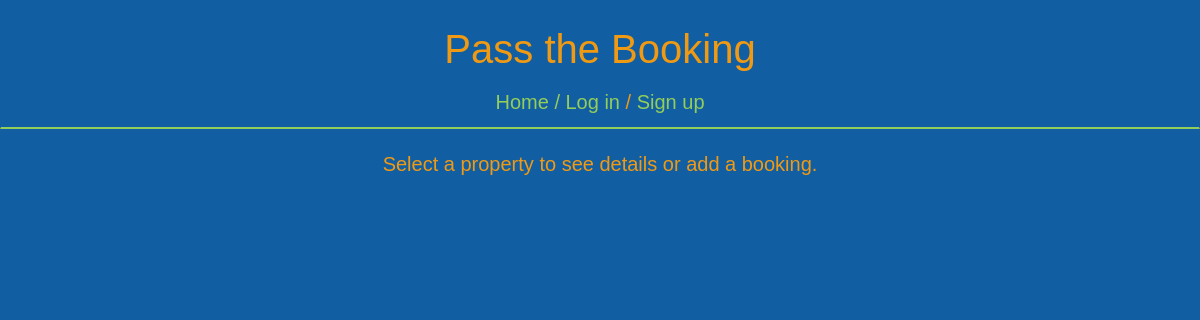
Before: /properties/ with the older database file.
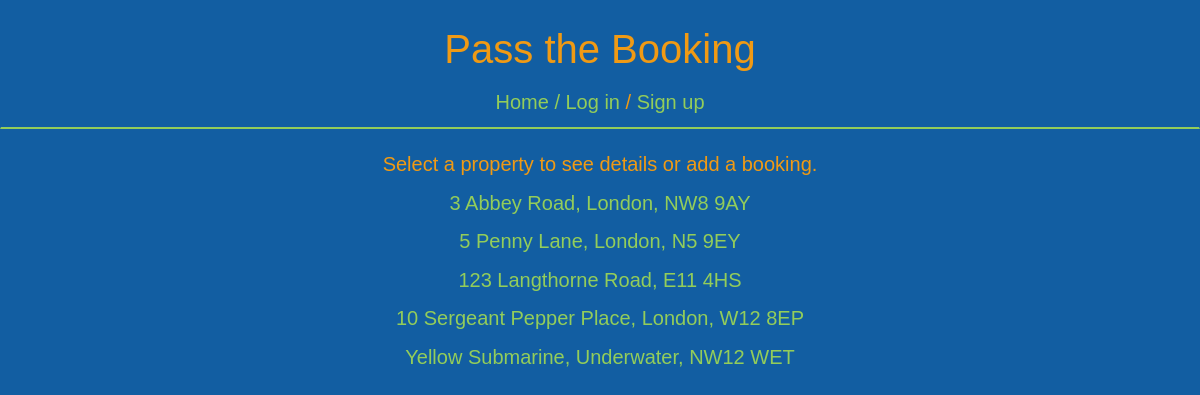
After: the same page with the newer database file.
### pass_the_booking/models.py (models this page shows, shortened)
class Property(models.Model):
    client = models.ForeignKey(Client, on_delete=models.CASCADE)
    address = models.TextField()
    price = models.IntegerField()
    bedrooms = models.IntegerField()
    internet = models.BooleanField()

### pass_the_booking/views/properties.py (the view)
# urls.py: url(r'^properties/$', views.property_list, name='property_list'),
def property_list(request):
    properties = Property.objects.order_by('client')
    return render(request, 'pass_the_booking/properties/property_list.html', {'properties': properties })

### pass_the_booking/templates/pass_the_booking/properties/property_list.html
{% extends 'pass_the_booking/base.html' %}
{% block content %}
<div class='main'>
<p>Select a property to see details or add a booking.</p>
{% for property in properties %}
  <div>
    <p><a href="{% url 'property_detail' pk=property.pk %}">{{ property.address }}</a></p>
  </div>
{% endfor %}
</div>
{% endblock %}

Changed rows visible on the page:
added Property: address "3 Abbey Road, London, NW8 9AY"
added Property: address "5 Penny Lane, London, N5 9EY"
added Property: address "123 Langthorne Road, E11 4HS"
added Property: address "10 Sergeant Pepper Place, London, W12 8EP"
added Property: address "Yellow Submarine, Underwater, NW12 WET"
